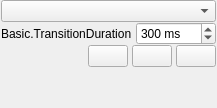
  <widget class="OBSDock" name="transitionsDock">
   <property name="features">
    <set>QDockWidget::DockWidgetClosable|QDockWidget::DockWidgetFloatable|QDockWidget::DockWidgetMovable</set>
   </property>
   <property name="windowTitle">
    <string>Basic.SceneTransitions</string>
   </property>
   <attribute name="dockWidgetArea">
    <number>8</number>
   </attribute>
   <widget class="QWidget" name="dockWidgetContents_5">
    <layout class="QVBoxLayout" name="verticalLayout_3">
     <property name="spacing">
      <number>0</number>
     </property>
     <property name="leftMargin">
      <number>1</number>
     </property>
     <property name="topMargin">
      <number>0</number>
     </property>
     <property name="rightMargin">
      <number>1</number>
     </property>
     <property name="bottomMargin">
      <number>1</number>
     </property>
     <item>
      <widget class="QFrame" name="transitionsFrame">
       <layout class="QVBoxLayout" name="verticalLayout_8">
        <property name="spacing">
         <number>0</number>
        </property>
        <property name="leftMargin">
         <number>0</number>
        </property>
        <property name="topMargin">
         <number>0</number>
        </property>
        <property name="rightMargin">
         <number>0</number>
        </property>
        <property name="bottomMargin">
         <number>0</number>
        </property>
        <item>
         <widget class="QComboBox" name="transitions">
          <property name="minimumSize">
           <size>
            <width>120</width>
            <height>0</height>
           </size>
          </property>
          <property name="accessibleName">
           <string>Transition</string>
          </property>
         </widget>
        </item>
        <item>
         <layout class="QHBoxLayout" name="horizontalLayout_3">
          <property name="spacing">
           <number>4</number>
          </property>
          <item>
           <widget class="QLabel" name="transitionDurationLabel">
            <property name="sizePolicy">
             <sizepolicy hsizetype="Maximum" vsizetype="Preferred">
              <horstretch>0</horstretch>
              <verstretch>0</verstretch>
             </sizepolicy>
            </property>
            <property name="text">
             <string>Basic.TransitionDuration</string>
            </property>
            <property name="buddy">
             <cstring>transitionDuration</cstring>
            </property>
           </widget>
          </item>
          <item>
           <widget class="QSpinBox" name="transitionDuration">
            <property name="accessibleName">
             <string>Basic.TransitionDuration</string>
            </property>
            <property name="suffix">
             <string> ms</string>
            </property>
            <property name="minimum">
             <number>50</number>
            </property>
            <property name="maximum">
             <number>20000</number>
            </property>
            <property name="singleStep">
             <number>50</number>
            </property>
            <property name="value">
             <number>300</number>
            </property>
           </widget>
          </item>
         </layout>
        </item>
        <item>
         <layout class="QHBoxLayout" name="horizontalLayout_4">
          <property name="spacing">
           <number>4</number>
          </property>
          <item>
           <spacer name="horizontalSpacer">
            <property name="orientation">
             <enum>Qt::Horizontal</enum>
            </property>
            <property name="sizeType">
             <enum>QSizePolicy::Expanding</enum>
            </property>
            <property name="sizeHint" stdset="0">
             <size>
              <width>40</width>
              <height>20</height>
             </size>
            </property>
           </spacer>
          </item>
          <item>
           <widget class="QPushButton" name="transitionAdd">
            <property name="sizePolicy">
             <sizepolicy hsizetype="Maximum" vsizetype="Maximum">
              <horstretch>0</horstretch>
              <verstretch>0</verstretch>
             </sizepolicy>
            </property>
            <property name="toolTip">
             <string>Basic.AddTransition</string>
            </property>
            <property name="accessibleName">
             <string>Basic.AddTransition</string>
            </property>
            <property name="text">
             <string notr="true"/>
            </property>
            <property name="icon">
             <iconset resource="obs.qrc">
              <normaloff>:/res/images/plus.svg</normaloff>:/res/images/plus.svg</iconset>
            </property>
            <property name="flat">
             <bool>false</bool>
            </property>
            <property name="class" stdset="0">
             <string notr="true">btn-tool icon-plus</string>
            </property>
           </widget>
          </item>
          <item>
           <widget class="QPushButton" name="transitionRemove">
            <property name="sizePolicy">
             <sizepolicy hsizetype="Maximum" vsizetype="Maximum">
              <horstretch>0</horstretch>
              <verstretch>0</verstretch>
             </sizepolicy>
            </property>
            <property name="toolTip">
             <string>Basic.RemoveTransition</string>
            </property>
            <property name="accessibleName">
             <string>Basic.RemoveTransition</string>
            </property>
            <property name="text">
             <string notr="true"/>
            </property>
            <property name="icon">
             <iconset resource="obs.qrc">
              <normaloff>:/res/images/minus.svg</normaloff>:/res/images/minus.svg</iconset>
            </property>
            <property name="flat">
             <bool>false</bool>
            </property>
            <property name="class" stdset="0">
             <string notr="true">btn-tool icon-trash</string>
            </property>
           </widget>
          </item>
          <item>
           <widget class="QPushButton" name="transitionProps">
            <property name="sizePolicy">
             <sizepolicy hsizetype="Maximum" vsizetype="Maximum">
              <horstretch>0</horstretch>
              <verstretch>0</verstretch>
             </sizepolicy>
            </property>
            <property name="toolTip">
             <string>Basic.TransitionProperties</string>
            </property>
            <property name="accessibleName">
             <string>Basic.TransitionProperties</string>
            </property>
            <property name="text">
             <string notr="true"/>
            </property>
            <property name="icon">
             <iconset resource="obs.qrc">
              <normaloff>:/settings/images/settings/general.svg</normaloff>:/settings/images/settings/general.svg</iconset>
            </property>
            <property name="flat">
             <bool>false</bool>
            </property>
            <property name="class" stdset="0">
             <string notr="true">btn-tool icon-dots-vert</string>
            </property>
           </widget>
          </item>
         </layout>
        </item>
        <item>
         <spacer name="verticalSpacer">
          <property name="orientation">
           <enum>Qt::Vertical</enum>
          </property>
          <property name="sizeHint" stdset="0">
           <size>
            <width>20</width>
            <height>40</height>
           </size>
          </property>
         </spacer>
        </item>
       </layout>
      </widget>
     </item>
    </layout>
   </widget>
  </widget>
